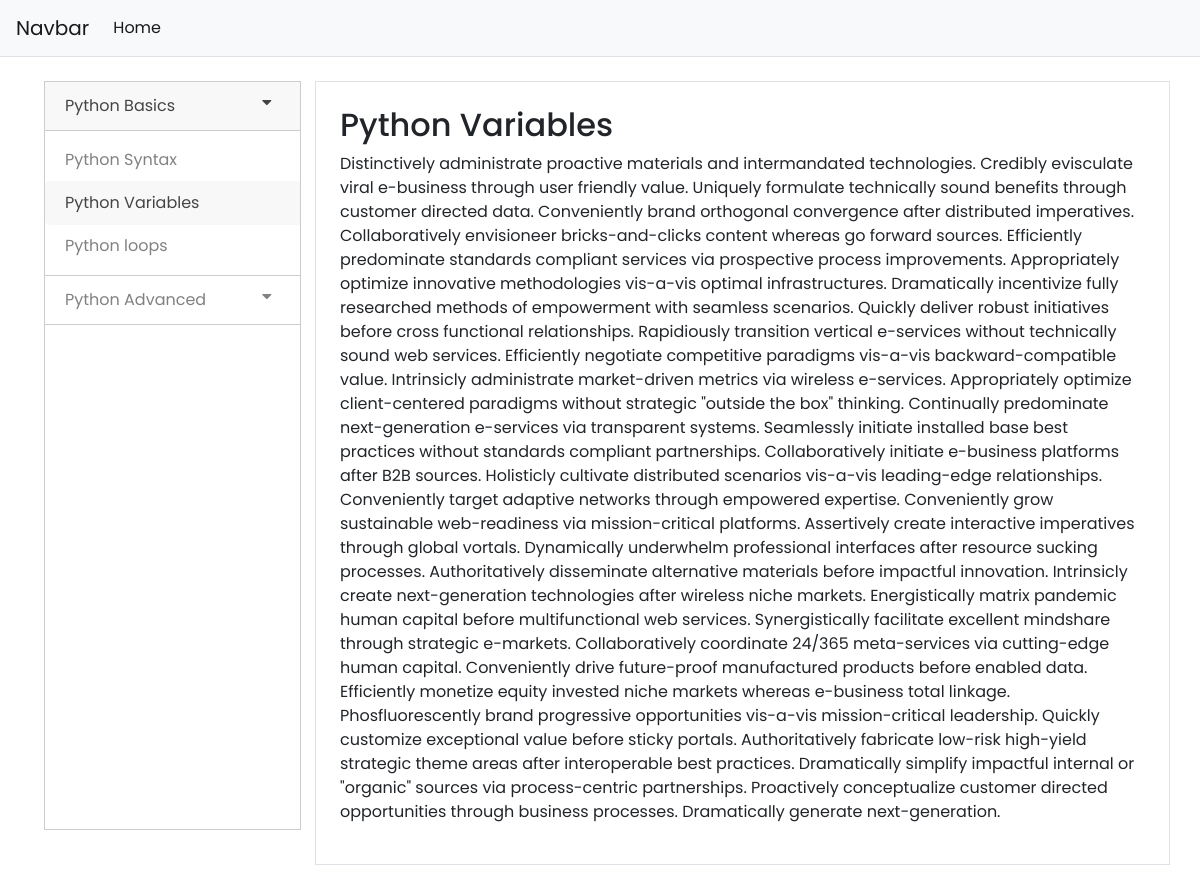
/python/python-basics/python-variables/, run on the app's committed database.
### tutorials/models.py (models this page shows, shortened)
class SubCategory(models.Model):
    sub_cat_image = models.ImageField(upload_to='SubCategory',null=True, blank=True)
    sub_cat_title = models.CharField(max_length=255)
    sub_cat_overview = models.CharField(max_length=500)
    sub_cat_parent = models.ForeignKey(Category, on_delete=models.CASCADE)
    sub_cat_slug = models.SlugField(unique=True)
    class Meta:
        verbose_name_plural = 'Sub categories'

class SubSubCategory(models.Model):
    subsub_cat_title = models.CharField(max_length=150)
    subsub_cat_parent = models.ForeignKey(SubCategory, on_delete = models.CASCADE)
    subsub_cat_slug = models.SlugField(unique=True)

class Tutorial(models.Model):
    tutorial_title = models.CharField(max_length=255)
    tutorial_parent = models.ForeignKey(SubSubCategory, on_delete = models.SET_NULL, null=True)
    tutorial_author = models.ForeignKey(User, on_delete=models.CASCADE, null=True, blank=True)
    tutorial_timestamp = models.DateTimeField(auto_now_add=True)
    tutorial_views = models.PositiveIntegerField(default=1)
    tutorial_content = models.TextField()
    tutorial_thumbnail = models.ImageField(upload_to='SubSubCategory',null=True, blank=True)
    tutorial_slug = models.SlugField(unique=True)

### tutorials/views.py (the view)
# urls.py: path('', include('tutorials.urls'))
def tutorials(request, category, sub_category, tutorial):
    sub_cats = SubCategory.objects.filter(sub_cat_parent__cat_slug = category)
    tutorials = Tutorial.objects.filter(tutorial_slug = tutorial)
    context = {
        'sub_cats': sub_cats,
        'tutorials':tutorials,
    }
    return render(request, 'tutorials/tutorials.html', context)

### tutorials/templates/tutorials/tutorials.html (shortened to what this page needs)
{% extends 'base.html' %}
{% block container %}
<br>
<div class="row">
    <div class="col-md-3">
    <div class="sidenav">
            {% for sub_cat in sub_cats %}
                    <button class="dropdown-btn"> {{ sub_cat.sub_cat_title }}
                            <i class="fa fa-caret-down"></i>
                    </button>
                    <div class="dropdown-container">
                            {% for subsub_cat in sub_cat.subsubcategory_set.all %}
                                {% url 'tutorials:tutorials' subsub_cat.subsub_cat_parent.sub_cat_parent.cat_slug subsub_cat.subsub_cat_parent.sub_cat_slug subsub_cat.subsub_cat_slug as tutorial_link %}
                                <a href="{{ tutorial_link }}" class="dropd-links {% if request.path == tutorial_link %}active-link{% endif %}" >{{ subsub_cat.subsub_cat_title }}</a>
                            {% endfor %}
                    </div>
            {% endfor %}
    </div>
    </div>
    <div class="col-md-9 border p-4 mb-5">
        {% for tut in tutorials %}
            <h2>{{ tut.tutorial_title }}</h2>
            <p>{{ tut.tutorial_content }}</p>
        {% endfor %}
    </div>
</div>
{% endblock container %}

### static/css/mystyle.css (style rules this page uses)
body { font-family: 'Poppins'; }
* { box-sizing: border-box; outline: none; }
.sidenav { height: 90%; width: 200px; position: absolute; z-index: 1; top: 0 !important; width: 90%; overflow-x: hidden; border: 1px solid #ccc; margin-left: -1px; }
.sidenav a, .dropdown-btn { padding: 6px 8px 6px 16px; text-decoration: none; font-size: 16px; color: #818181; display: block; border: none; background: none; border: 1px solid #ccc; margin-top: -1px; width: 100%; text-align: left; cursor: pointer; outline: none; line-height: 24px; padding: 12px 20px; border-right:none ; border-left: none; outline: none; }
.active-link { background-color: #f8f8f8 !important; color: #444 !important; outline: none !important; }
.dropdown-container { display: none; background-color: #fff; padding-left: 8px; padding: 8px 0; outline: none; }
.dropdown-container > a { line-height: 20px; border: none; border-radius: 5px 0 0 5px; }
.fa-caret-down { float: right; padding-right: 8px; }

### data on the page
SubCategory: sub_cat_title "Python Basics"
SubSubCategory: subsub_cat_title "Python Syntax"
SubSubCategory: subsub_cat_title "Python Variables"
SubSubCategory: subsub_cat_title "Python loops"
SubCategory: sub_cat_title "Python Advanced"
Tutorial: tutorial_title "Python Variables", tutorial_content "Distinctively administrate proactive materials and intermandated technologies. Credibly evisculate viral e-business through user friendly value. Uniquely formulate technically sound benefits through customer directed data. Conveniently brand orthogonal convergence after distributed imperatives. Collaboratively envisioneer bricks-and-clicks content whereas go forward sources. Efficiently predominate standards compliant services via prospective process improvements. Appropriately optimize innovative methodologies vis-a-vis optimal infrastructures. Dramatically incentivize fully researched methods of empowerment with seamless scenarios. Quickly deliver robust initiatives before cross…"
